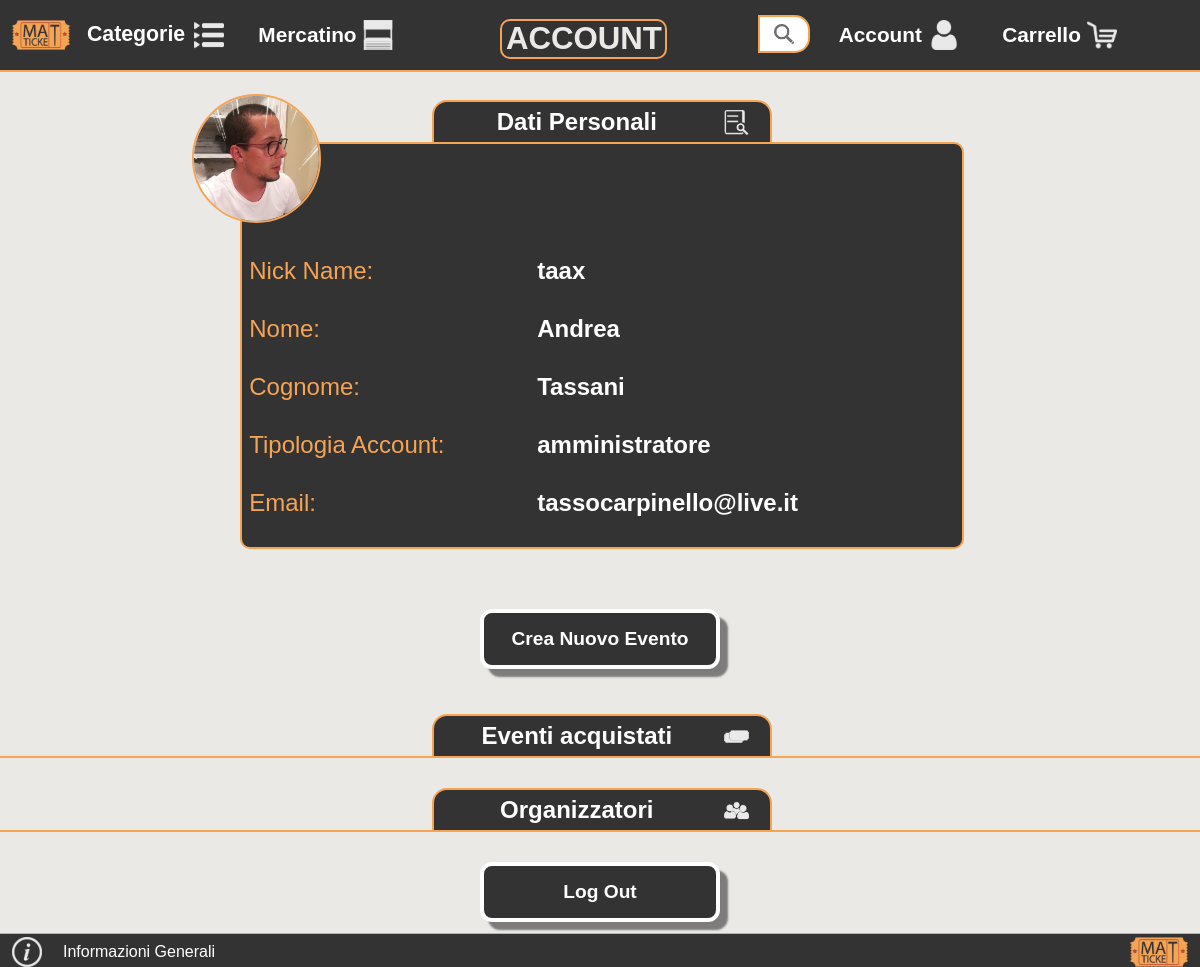
The page /programmazione/account.php?nickname=taax (signed in) on the database its author committed.
### tables this page shows
CREATE TABLE `utente` (
  `IDutente` int(100) NOT NULL,
  `nomeU` varchar(100) NOT NULL,
  `cognomeU` varchar(100) NOT NULL,
  `nickname` varchar(100) NOT NULL,
  `immagineU` varchar(1000) NOT NULL,
  `dataregistrazione` date DEFAULT NULL,
  `tipoaccount` varchar(1000) DEFAULT NULL,
  `email` varchar(100) DEFAULT NULL,
  `puntiaccumulati` int(100) DEFAULT 0,
  `password` varchar(100) DEFAULT NULL,
  `confermato` int(1) DEFAULT NULL
);

### programmazione/account.php (called while the page is built, shortened)
<?php
require_once("dbh.php");
if($_SESSION["tipoAccount"] == "amministratore"){
    $templateParams["contenuto"]="contenutoAccountAmministratore.php";
} else {
    $templateParams["contenuto"]="contenutoAccount.php";
}
$templateParams["nomePagina"] = "ACCOUNT";
$templateParams["ris"]=$dbh->getOrganizers();
$templateParams["eventiAcquistati"] =$dbh->getEventBoughtByIDutente($_SESSION["IDutente"]);
if($SESSION_["tipoAccount"] != "amministratore"){
    $templateParams["locandine"] = array();
}
$templateParams["infoUser"] = $dbh->getInfoByNickname($_SESSION["nickname"]);
$templateParams["csss"] = $linkingCss->linkingCss("account");
require("template/base.php");
?>

### programmazione/db/database.php (called while the page is built, shortened)
<?php
class DatabaseHelper{
    private $db;
    public function __construct($server,$user,$password,$db){
     $this->db = new mysqli($server,$user,$password,$db);
    }
    public function getInfoByNickname($username){
        $stmt = $this->db->prepare("SELECT *
                                    FROM utente
                                    WHERE nickname = ?");
        $stmt->bind_param('s',$username);
        $stmt->execute();
        $result = $stmt->get_result();
        return $result->fetch_all(MYSQLI_ASSOC);
    }
    public function getEventBoughtByIDutente($utente) {
        $stmt = $this->db->prepare("SELECT *
                                    FROM evento, giorno, carrello, artista
                                    WHERE IDutenteC = ?
                                    AND acquistato = 1
                                    AND IDeventoC = IDeventoE
                                    AND IDartistaE = IDartista
                                    AND giornataC = giornata");
        $stmt->bind_param('i', $utente);
        $stmt->execute();
        $result = $stmt->get_result();
        return $result->fetch_all(MYSQLI_ASSOC);
    }
    public function getOrganizers(){
        $stmt = $this->db->prepare("SELECT *
                                    FROM utente
                                    WHERE tipoaccount='organizzatore'
                                    AND confermato=0");
        $stmt->execute();
        $result = $stmt->get_result();
        return $result->fetch_all(MYSQLI_ASSOC);
    }
}
?>

### programmazione/dbh.php (called while the page is built, shortened)
<?php
    require_once("./db/database.php");
    $dbh = new DatabaseHelper("localhost","root","","matticket");
    require_once("./functions/cssFunctions.php");
    $linkingCss = new cssFunctions();
?>

### programmazione/functions/cssFunctions.php (called while the page is built, shortened)
<?php
    class cssFunctions{
        public function linkingCss($nomeTemplate){
            switch($nomeTemplate){
                case 'account' : return $csss = array("./css/utili/bottoni.css","./css/utili/tabella.css","./css/utili/form.css", "./css/utili/locandine.css","./css/utili/listaBiglietti.css");
            }
        }
    }
?>

### programmazione/template/contenutoAccountAmministratore.php (the view, shortened to what this page needs)
<?php
$nuovoEvento = '<button class = "buttonMain"><a href="nuovoEvento.php">Crea Nuovo Evento</a></button>'
?>
<?php foreach($templateParams["infoUser"] as $user): ?>
<?php
    $nickname = $user["nickname"];
    $nome = $user["nomeU"];
    $cognome = $user["cognomeU"];
    $tipoAccount = $user["tipoaccount"];
    $email = $user["email"];
    $immagine = $user["immagineU"];
?>
<?php endforeach; ?>
<div>
    <ul id="intestazione">
        <li><a><h2>Dati Personali</h2></a></li>
        <li id="liLogoSubCat"><img src = "./img/icone/Dettagli.png" alt="immagine rappresentativa un foglio scritto e di una lente d'ingrandimento"/></a></li>
    <ul id="listaForm">
        <li id="liImg"><img src=<?php echo "./img/profilo/".$immagine?> alt="immagine profilo"></li>
        <li><label class="labelAccount" for=”insNickName″>Nick Name:</label><label class="labelInfo"><?php echo $nickname?></label></li>
        <li><label class="labelAccount" for=”insNome″>Nome:</label><label class="labelInfo"><?php echo $nome?></label></li>
        <li><label class="labelAccount" for=”insCognome″>Cognome:</label><label class="labelInfo"><?php echo $cognome?></label></li>
        <li><label class="labelAccount" for=”insTipo″>Tipologia Account:</label><label class="labelInfo"><?php echo $tipoAccount?></label></li>
        <li><label class="labelAccount" for=”insEmail″>Email:</label><label class="labelInfo"><?php echo $email?></label></li>
    </ul>
<div>
    <?php if($tipoAccount != "cliente"){ echo $nuovoEvento; }?>
</div>
<div>
<ul id="intestazione">
        <li><h2>Eventi acquistati</h2></li>
        <li id="liLogoSubCat"><img src = "./img/icone/ITuoiBiglietti.png" alt="immagine rappresentativa di una coppia di biglietti"/></a></li>
    </ul>
    <ul id="listaBiglietti">
    </ul>
</div>
<div>
<ul id='intestazione'>
        <li><h2>Organizzatori</h2></li>
        <li id='liLogoSubCat'><img src = './img/icone/Community.png' alt='immagine rappresentativa di un like'/></a></li>
    </ul>
    <ul id='listaBiglietti'>
</div>
<div>
    <button class = "buttonMain"><a href="logout.php">Log Out</a></button>
</div>

### programmazione/css/utili/footer.css (style rules this page uses)
body { height: 100%; background-color: rgb(234,233, 229); margin: 0; }
main div ul { background-color: rgb(51,51, 51); }
ul { padding-left:0; }
main div ul { margin : 0; }

### programmazione/css/utili/intestazioni.css (style rules this page uses)
#intestazione { display: block; color: white; width: 28%; height : 20px; margin: 0 36%; border-top: 1.5px solid rgb(246, 164, 84); border-right: 1.5px solid rgb(246, 164, 84); border-left: 1.5px solid rgb(246, 164, 84); border-top-left-radius: 10px; border-top-right-radius: 10px; font-family: Arial, Helvetica, sans-serif; font-size: 50%; list-style: none; }
#intestazione h2 { padding-top:3.2px; width: 80%; float: left; text-align: center; vertical-align: middle; margin: 0; }
#intestazione a { color:white; text-decoration: none; }
#liLogoSubCat { width: 20%; float: right; padding-top: 0px; margin:0; }
#liLogoSubCat img { display: block; margin-left: auto; margin-right: auto; margin-top: 2.5px; height: 15px; }
@media screen and (min-width: 768px) { #intestazione { height : 40px; border-top: 2px solid rgb(246, 164, 84); border-right: 2px solid rgb(246, 164, 84); border-left: 2px solid rgb(246, 164, 84); border-top-left-radius: 15px; border-top-right-radius: 15px; font-family: Arial, Helvetica, sans-serif; font-size: 100%; } }
@media screen and (min-width: 768px) { #intestazione h2 { padding-top: 6.4px; padding-left:5%; width: 75%; float: left; text-align: center; vertical-align: middle; margin: 0; } }
@media screen and (min-width: 768px) { #liLogoSubCat img { margin-top: 7.5px; height: 25px; } }

### programmazione/css/utili/bottoni.css (style rules this page uses)
.buttonMain { display: block; color: white; background-color: rgb(51, 51, 51); margin-left: 35%; margin-top: 15px; min-width: 30%; height : 40px; border: 3px solid white; border-radius: 9px; font-size: 120%; font-family: Arial, Helvetica, sans-serif; font-weight:bolder; margin-bottom: 45px; box-shadow: 8px 8px 2px rgb(51,51, 51, 0.6); }
.buttonMain a { text-decoration: none; color: white; }
@media screen and (min-width: 768px) { .buttonMain { margin-left: 40%; min-width: 20%; height : 60px; border: 4px solid white; border-radius: 12px; } }

### programmazione/css/utili/form.css (style rules this page uses)
#listaForm { margin-bottom: 45px; color: white; width:90%; margin-left: 5%; border: 1.5px solid rgb(246, 164, 84); border-radius: 10px; font-family: Arial, Helvetica, sans-serif; font-size: 50%; text-align: center; list-style: none; display: inline-block; }
#listaForm li { margin-bottom: 30px; margin-top: 30px; }
#liImg { margin: -6% 0 0 -6% !important; text-align: left; }
#listaForm img { border: 1.5px solid rgb(246, 164, 84); border-radius: 50%; width: 75px; height:75px; }
#listaForm label { font-family: Arial, Helvetica, sans-serif; font-size: 150%; display: inline-block; margin:0 1%; width: 38%; text-align: left; }
.labelAccount { color: rgb(246, 164, 84)!important; }
.labelInfo { width: 58% !important; font-weight: bolder; color: white !important; }
@media screen and (min-width: 768px) { #listaForm { border: 2px solid rgb(246, 164, 84); font-size: 100%; width:60%; margin-left: 20%; } }
@media screen and (min-width: 768px) { #liImg { margin: -50px 0 0 -50px !important; text-align: left; } }
@media screen and (min-width: 768px) { #listaForm img { border: 2px solid rgb(246, 164, 84); width: 125px; height:125px; } }

### programmazione/css/utili/locandine.css (style rules this page uses)
a { text-decoration: none; }

### programmazione/css/utili/listaBiglietti.css (style rules this page uses)
#listaBiglietti { border-top: 1.5px solid rgb(246, 164, 84); border-bottom: 1.5px solid rgb(246, 164, 84); margin-bottom: 30px; }

### rows shown on the page
utente: immagineU (picture), nickname "taax", nomeU "Andrea", cognomeU "Tassani", tipoaccount "amministratore", email "tassocarpinello@live.it"

### other values the page prints
$templateParams["nomePagina"] "ACCOUNT"
